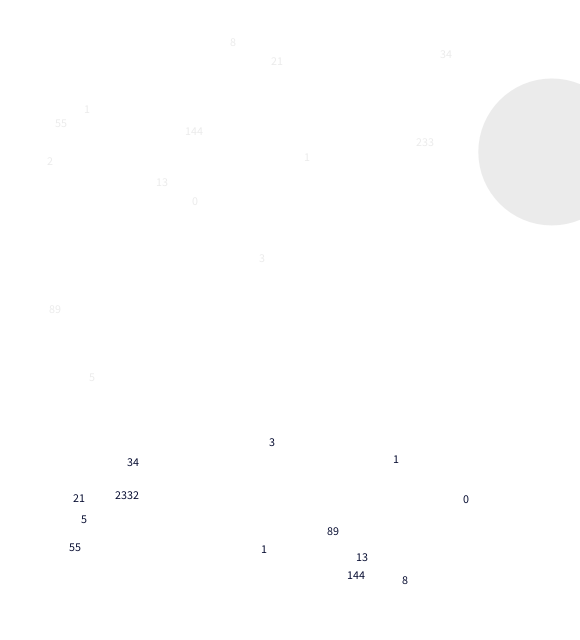
Frame 1 (no input)
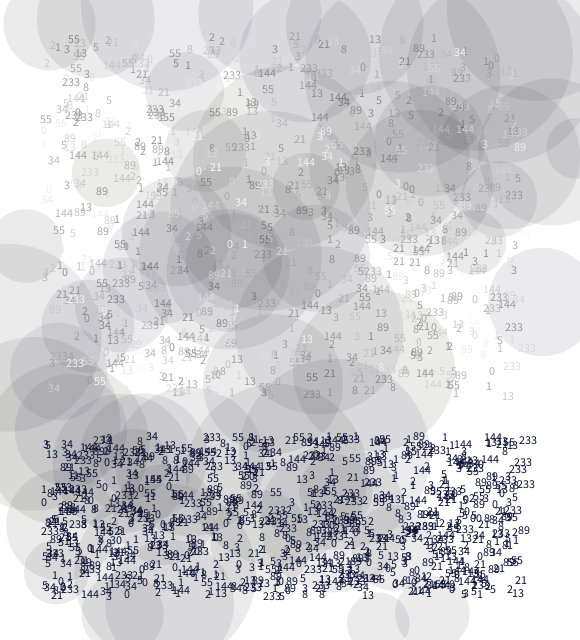
Frame 60 (the mouse pressed at the canvas centre just before this capture)
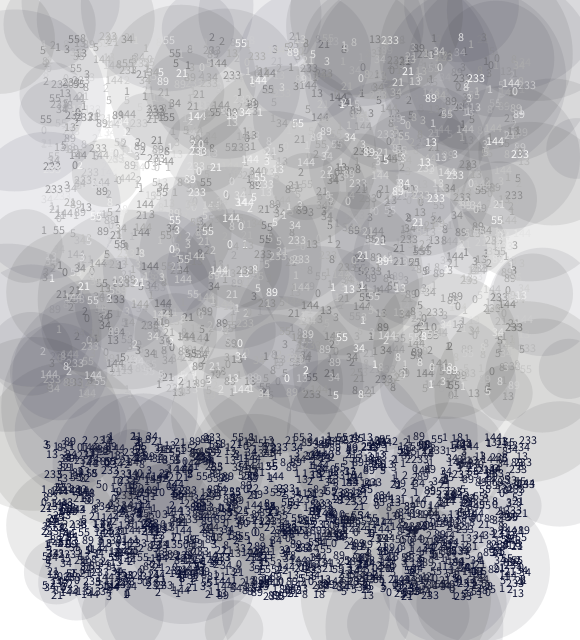
Frame 120 (the mouse held since frame 60 and released just before this capture)

The Processing sketch that drew these frames (run headless with seeded random() and noise(); from frame 60 on, the mouse is pressed at the canvas centre):

// Processing sketch: processing_20229
// ── processing_20229.pde

void setup () {
  size (580,640);
  background (255);
  frameRate(10);
}

void draw () {
  int a=0;
  int b=1+a;
  int c=a+b;
  int d=b+c;
  int e=c+d;
  int f=d+e;
  int g=e+f;
  int h=f+g;
  int i=g+h;
  int j=h+i;
  int k=i+j;
  int l=j+k;
  int m=k+l;
  int n=l+m;

  float rad=random(50,200);
  smooth();
  noStroke();
  fill (54,51,random(40,80),25);
  ellipse (random(580),random(640),rad,rad);

  int gx1=40;
  int gx2=520;
  int gy1=40;
  int gy2=400;
  fill (random(150,250));
  text (a,random(gx1,gx2),random(gy1,gy2));
  text (b,random(gx1,gx2),random(gy1,gy2));
  text (c,random(gx1,gx2),random(gy1,gy2));
  text (d,random(gx1,gx2),random(gy1,gy2));
  text (e,random(gx1,gx2),random(gy1,gy2));
  text (f,random(gx1,gx2),random(gy1,gy2));
  text (g,random(gx1,gx2),random(gy1,gy2));
  text (h,random(gx1,gx2),random(gy1,gy2));
  text (i,random(gx1,gx2),random(gy1,gy2));
  text (j,random(gx1,gx2),random(gy1,gy2));
  text (k,random(gx1,gx2),random(gy1,gy2));
  text (l,random(gx1,gx2),random(gy1,gy2));
  text (m,random(gx1,gx2),random(gy1,gy2));
  text (n,random(gx1,gx2),random(gy1,gy2));


  int bx1=40;
  int bx2=520;
  int by1=440;
  int by2=600;
  fill (8,14,50);
  text (a,random(bx1,bx2),random(by1,by2));
  text (b,random(bx1,bx2),random(by1,by2));
  text (c,random(bx1,bx2),random(by1,by2));
  text (d,random(bx1,bx2),random(by1,by2));
  text (e,random(bx1,bx2),random(by1,by2));
  text (f,random(bx1,bx2),random(by1,by2));
  text (g,random(bx1,bx2),random(by1,by2));
  text (h,random(bx1,bx2),random(by1,by2));
  text (i,random(bx1,bx2),random(by1,by2));
  text (j,random(bx1,bx2),random(by1,by2));
  text (k,random(bx1,bx2),random(by1,by2));
  text (l,random(bx1,bx2),random(by1,by2));
  text (m,random(bx1,bx2),random(by1,by2));
  text (n,random(bx1,bx2),random(by1,by2));
}
